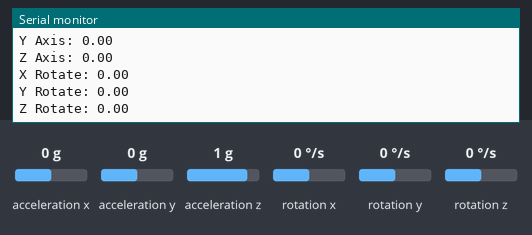
This sketch was run on a simulated ESP8266 (NodeMCU). On the bench: the last lines printed to the serial monitor. Wiring (inferred from the names in the program): MPU-6050 motion sensor at I2C address 0x68. Inputs (shaded band) come from the test bench; at power-on: acceleration x 0 g, acceleration y 0 g, acceleration z 1 g, rotation x 0 °/s, rotation y 0 °/s, rotation z 0 °/s. WiFi joins after 1.5 s; servers stay silent unless stated; no MQTT or app messages arrive unless stated.

Above: at 2.7 s.
2.8 s: acceleration x set to -1.4 g
4.3 s: acceleration y set to -1.4 g
5.8 s: acceleration z set to -1.4 g
7.3 s: rotation x set to -192 °/s
At 8.07 s:
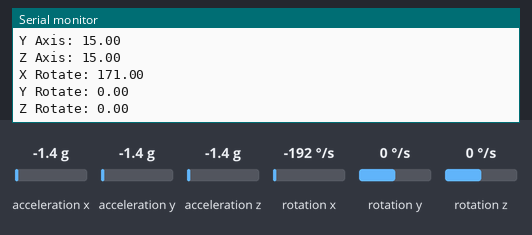
8.8 s: rotation y set to -192 °/s
At 9.32 s:
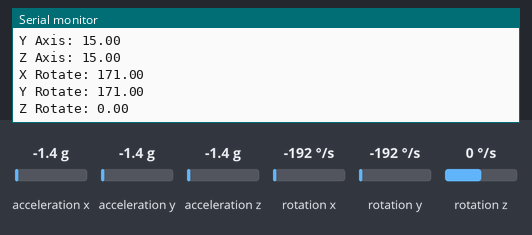

Measured:
- after the input at 7.3 s, the serial monitor: prints a new line after 0.50 s (image 1)
- after the input at 8.8 s, the serial monitor: prints a new line after 0.25 s (image 2)

The sketch:

MPU6000_PubSub_ESP8266.ino
```cpp
#include <PubSubClient.h>
#include <ESP8266WiFi.h>
#include <Wire.h>

//Define I2C address
#define Addr 0x68

//Wifi Credentials
#define wifi_ssid "ESSID"
#define wifi_password "Password"

//Define MQTT server and topics
#define mqtt_server "iot.eclipse.org"
#define X_topic "AccelX"
#define Y_topic "AccelY"
#define Z_topic "AccelZ"
#define XR_topic "RotateX"
#define YR_topic "RotateY"
#define ZR_topic "RotateZ"

WiFiClient espClient;
PubSubClient client;

//Global Variable
volatile float Xtopic, Ytopic, Ztopic, XRtopic, YRtopic, ZRtopic; // using volatile with variable - It tells the compiler that the value of the variable may change at any time--without any action being taken by the code the compiler finds nearby.
uint32_t timer;
double  yaw1,yaw2,yaw3; //These are the angles in the complementary filter(roll, pitch)
float rollangle,pitchangle;

// Setup
void setup() {
  Wire.begin(2,14);
  Serial.begin(115200);
  setup_wifi();
  client.setServer(mqtt_server, 1883);
  client.setClient(espClient);
//  //start a timer
//  timer = micros();
  }

//Wifi Setup
void setup_wifi() {
  delay(10);
  // We start by connecting to a WiFi network
  Serial.println();
  Serial.print("Connecting to ");
  Serial.println(wifi_ssid);

  WiFi.begin(wifi_ssid, wifi_password);

  while (WiFi.status() != WL_CONNECTED) {
    delay(500);
    Serial.print(".");
  }

  Serial.println("");
  Serial.println("WiFi connected");
  Serial.println("IP address: ");
  Serial.println(WiFi.localIP());
}

//Reconnect
void reconnect() {
  // Loop until we're reconnected
  while (!client.connected()) {
    Serial.print("Attempting MQTT connection...");
      if (client.connect("ESP8266Client")) {
      Serial.println("connected");
    }
    else {
      Serial.print("failed, rc=");
      Serial.print(client.state());
      Serial.println(" try again in 5 seconds");
      // Wait 5 seconds before retrying
      delay(500);
    }
  }
}


void loop()
{
//  delay(100);
//  Timer = millis();
//  while(millis()- Timer<=Interval)// use intervels as per mentioned earlier
//  {
  tempTask();
  delay(100);
//  }

  if (!client.connected()) {
    reconnect();
  }

  //Mentioned below directly executed in String url

  Serial.print("X Axis: ");
  Serial.println(String(Xtopic).c_str());
  client.publish(X_topic, String(Xtopic).c_str(), true);

  Serial.print("Y Axis: ");
  Serial.println(String(Ytopic).c_str());
  client.publish(Y_topic, String(Ytopic).c_str(), true);

  Serial.print("Z Axis: ");
  Serial.println(String(Ztopic).c_str());
  client.publish(Z_topic, String(Ztopic).c_str(), true);

  Serial.print("X Rotate: ");
  Serial.println(String(XRtopic).c_str());
  client.publish(XR_topic, String(XRtopic).c_str(), true);

  Serial.print("Y Rotate: ");
  Serial.println(String(YRtopic).c_str());
  client.publish(YR_topic, String(YRtopic).c_str(), true);

  Serial.print("Z Rotate: ");
  Serial.println(String(ZRtopic).c_str());
  client.publish(ZR_topic, String(ZRtopic).c_str(), true);
  client.loop();
  }


void tempTask()
{
   // Start I2C transmission
  Wire.beginTransmission(Addr);
  // Select gyroscope configuration register
  Wire.write(0x1B);
  // Full scale range = 2000 dps
  Wire.write(0x18);
  // Stop I2C transmission
  Wire.endTransmission();

  // Start I2C transmission
  Wire.beginTransmission(Addr);
  // Select accelerometer configuration register
  Wire.write(0x1C);
  // Full scale range = +/-16g
  Wire.write(0x18);
  // Stop I2C transmission
  Wire.endTransmission();

  // Start I2C transmission
  Wire.beginTransmission(Addr);
  // Select power management register
  Wire.write(0x6B);
  // PLL with xGyro reference
  Wire.write(0x01);
  // Stop I2C transmission
  Wire.endTransmission();
  delay(300);

  unsigned int data[6];

  // Start I2C transmission
  Wire.beginTransmission(Addr);
  // Select data register
  Wire.write(0x3B);
  // Stop I2C transmission
  Wire.endTransmission();

  // Request 6 bytes of data
  Wire.requestFrom(Addr, 6);

  // Read 6 byte of data
  if(Wire.available() == 6)
  {
    data[0] = Wire.read();
    data[1] = Wire.read();
    data[2] = Wire.read();
    data[3] = Wire.read();
    data[4] = Wire.read();
    data[5] = Wire.read();
  }

  // Convert the data
  int xAccl = data[0] * 256 + data[1];
  int yAccl = data[2] * 256 + data[3];
  int zAccl = data[4] * 256 + data[5];

  // Start I2C transmission
  Wire.beginTransmission(Addr);
  // Select data register
  Wire.write(0x43);
  // Stop I2C transmission
  Wire.endTransmission();

  // Request 6 bytes of data
  Wire.requestFrom(Addr, 6);

  // Read 6 byte of data
  if(Wire.available() == 6)
  {
    data[0] = Wire.read();
    data[1] = Wire.read();
    data[2] = Wire.read();
    data[3] = Wire.read();
    data[4] = Wire.read();
    data[5] = Wire.read();
  }
  // Convert the data
  int xGyro = data[0] * 256 + data[1];
  int yGyro = data[2] * 256 + data[3];
  int zGyro = data[4] * 256 + data[5];

  float gyroX = xGyro/16.4;
  float gyroY = yGyro/16.4;
  float gyroZ = zGyro/16.4;

  float acclX = xAccl/4096;
  float acclY = yAccl/4096;
  float acclZ = zAccl/4096;

//  double dt = (double)(micros() - timer) / 1000000; //This line does three things: 1) stops the timer, 2)converts the timer's output to seconds from microseconds, 3)casts the value as a double saved to "dt".
//  timer = micros(); //start the timer again so that we can calculate the next dt.

//  the next two lines calculate the orientation of the accelerometer relative to the earth and convert the output of atan2 from radians to degrees
//  We will use this data to correct any cumulative errors in the orientation that the gyroscope develops.
//  rollangle=atan2(acclY,acclZ)*180/PI; // FORMULA FOUND ON INTERNET
//  pitchangle=atan2(acclX,sqrt(acclY*acclY+acclZ*acclZ))*180/PI; //FORMULA FOUND ON INTERNET

//  THE COMPLEMENTARY FILTER
//  This filter calculates the angle based MOSTLY on integrating the angular velocity to an angular displacement.
//  dt, recall, is the time between gathering data from the MPU6050.  We'll pretend that the
//  angular velocity has remained constant over the time dt, and multiply angular velocity by
//  time to get displacement.
//  The filter then adds a small correcting factor from the accelerometer ("roll" or "pitch"), so the gyroscope knows which way is down.
//  roll = 0.99 * (roll+ gyroX * dt) + 0.01 * rollangle; // Calculate the angle using a Complimentary filter
//  pitch = 0.99 * (pitch + gyroY * dt) + 0.01 * pitchangle;


 yaw3 = map(gyroZ, 0,4000, 0, 180);
 yaw2 = map(gyroY, 0,4000, 0, 180);
 yaw1 = map(gyroX, 0,4000, 0, 180);


  Xtopic = acclX;
  Ytopic = acclY;
  Ztopic = acclZ;
  XRtopic = yaw1;
  YRtopic = yaw2;
  ZRtopic = yaw3;

  delay(10);
}
```
